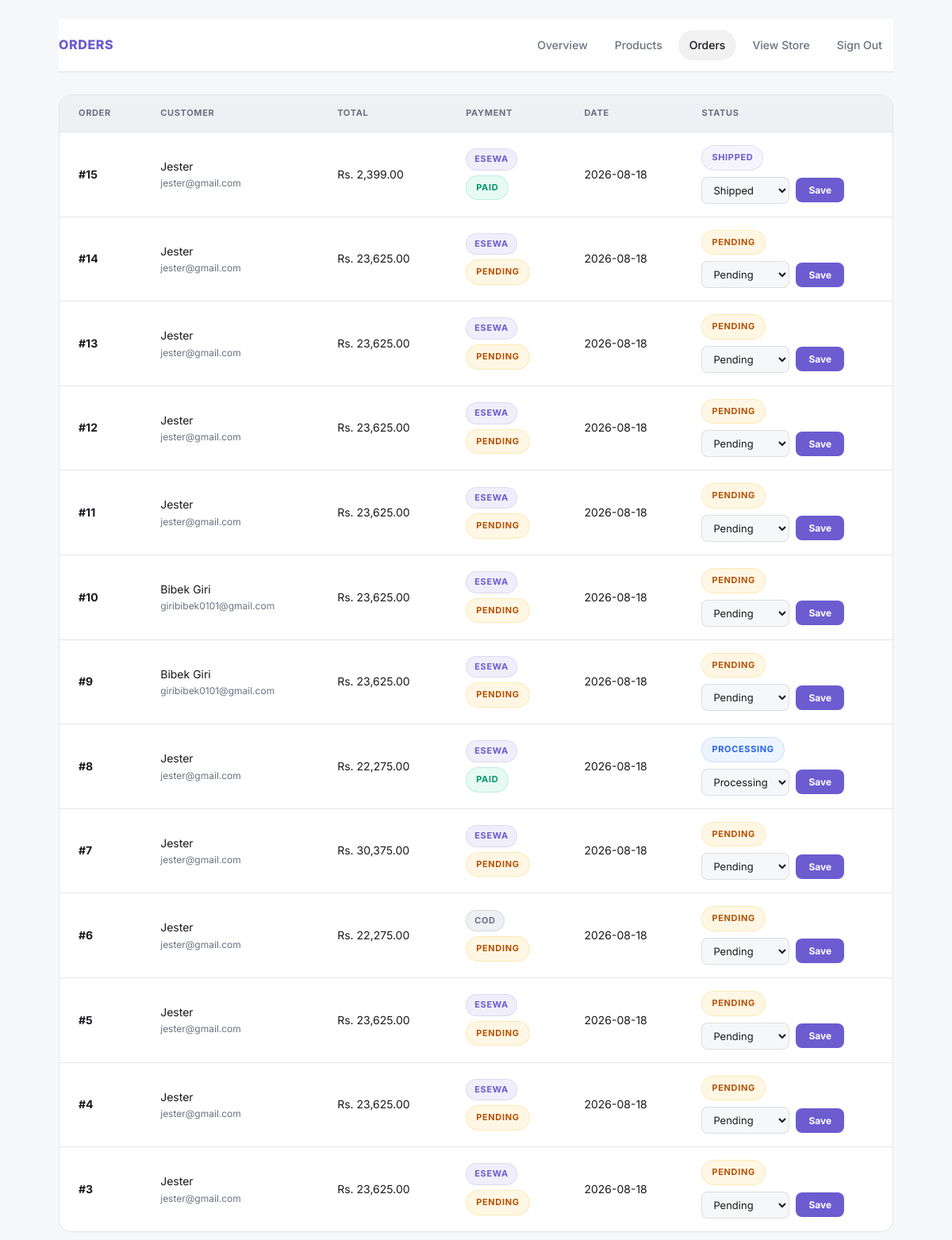
The app's page /admin/orders.php (signed in) with its own data.
### tables this page shows
CREATE TABLE `orders` (
  `id` int(11) NOT NULL,
  `user_id` int(11) DEFAULT NULL,
  `full_name` varchar(100) NOT NULL,
  `phone` varchar(30) NOT NULL,
  `address` text NOT NULL,
  `city` varchar(50) NOT NULL,
  `total_amount` decimal(10,2) NOT NULL DEFAULT 0.00,
  `payment_method` varchar(20) DEFAULT 'esewa',
  `payment_status` enum('pending','completed','failed') DEFAULT 'pending',
  `status` enum('Pending','Processing','Shipped','Completed','Cancelled') DEFAULT 'Pending',
  `transaction_uuid` varchar(100) DEFAULT NULL,
  `esewa_ref_id` varchar(100) DEFAULT NULL,
  `created_at` timestamp NOT NULL DEFAULT current_timestamp()
);

CREATE TABLE `users` (
  `id` int(11) NOT NULL,
  `full_name` varchar(100) NOT NULL,
  `email` varchar(100) NOT NULL,
  `password` varchar(255) NOT NULL,
  `role` enum('user','admin') DEFAULT 'user',
  `created_at` timestamp NOT NULL DEFAULT current_timestamp()
);

### config/db.php (called while the page is built, shortened)
<?php
function format_price($amount) {
    return 'Rs. ' . number_format((float)$amount, 2);
}

### admin/orders.php (the view, shortened to what this page needs)
<?php
require_once '../config/db.php';
$stmt = $pdo->query("
    SELECT o.*, u.full_name, u.email
    FROM orders o
    JOIN users u ON o.user_id = u.id
    ORDER BY o.created_at DESC
");
$orders = $stmt->fetchAll();
?>
<!DOCTYPE html>
<html lang="en">
<head>
<link rel="stylesheet" href="../assets/css/style.css?v=11">
</head>
<body>
<div class="admin-container">
    <header class="admin-header">
        <h1>Orders</h1>
        <nav class="admin-nav">
            <a href="dashboard.php">Overview</a>
            <a href="products.php">Products</a>
            <a href="orders.php" class="active">Orders</a>
            <a href="../index.php">View Store</a>
            <a href="../logout.php">Sign Out</a>
        </nav>
    </header>
    <div class="table-card">
        <table>
            <thead>
                <tr>
                    <th>Order</th>
                    <th>Customer</th>
                    <th>Total</th>
                    <th>Payment</th>
                    <th>Date</th>
                    <th>Status</th>
                </tr>
            </thead>
            <tbody>
                <?php foreach ($orders as $order):
                    $pay_method = strtolower($order['payment_method'] ?? '');
                    $pay_state  = strtolower($order['payment_status'] ?? 'pending');
                    $pay_class  = 'status-pending';
                    $pay_label  = 'Pending';
                    if ($pay_state === 'completed') { $pay_class = 'status-completed'; $pay_label = 'Paid'; }
                    elseif ($pay_state === 'failed') { $pay_class = 'status-cancelled'; $pay_label = 'Failed'; }
                ?>
                    <tr id="order-<?= $order['id'] ?>">
                        <td><strong>#<?= $order['id'] ?></strong></td>
                        <td>
                            <div><?= htmlspecialchars($order['full_name']) ?></div>
                            <div class="admin-sub"><?= htmlspecialchars($order['email']) ?></div>
                        </td>
                        <td><?= format_price($order['total_amount']) ?></td>
                        <td>
                            <div class="pay-cell">
                                <span class="chip <?= $pay_method === 'cod' ? 'chip-cod' : 'chip-esewa' ?>">
                                    <?= $pay_method === 'cod' ? 'COD' : 'eSewa' ?>
                                </span>
                                <span class="badge-status <?= $pay_class ?>"><?= $pay_label ?></span>
                            </div>
                        </td>
                        <td><?= date('Y-m-d', strtotime($order['created_at'])) ?></td>
                        <td>
                            <div class="status-cell">
                                <span class="badge-status status-<?= strtolower($order['status']) ?>">
                                    <?= htmlspecialchars($order['status']) ?>
                                </span>
                                <form action="orders.php" method="POST" class="form-inline">
                                    <select name="status">
                                        <?php foreach (['Pending', 'Processing', 'Shipped', 'Completed', 'Cancelled'] as $st): ?>
                                            <option value="<?= $st ?>" <?= $order['status'] === $st ? 'selected' : '' ?>><?= $st ?></option>
                                        <?php endforeach; ?>
                                    </select>
                                    <button type="submit" name="update_status" class="btn-update">Save</button>
                                </form>
                            </div>
                        </td>
                    </tr>
                <?php endforeach; ?>
            </tbody>
        </table>
    </div>
</div>
</body>
</html>

### records on screen
orders: id "15", user.full_name "Jester", user.email "jester@gmail.com", total_amount "Rs. 2,399.00", payment_method "ESEWA", payment_status "PAID", created_at "2026-08-18", status "SHIPPED", status "Shipped"
orders: id "14", user.full_name "Jester", user.email "jester@gmail.com", total_amount "Rs. 23,625.00", payment_method "ESEWA", pay_label "PENDING", created_at "2026-08-18", status "PENDING", status "Pending"
orders: id "13", user.full_name "Jester", user.email "jester@gmail.com", total_amount "Rs. 23,625.00", payment_method "ESEWA", pay_label "PENDING", created_at "2026-08-18", status "PENDING", status "Pending"
orders: id "12", user.full_name "Jester", user.email "jester@gmail.com", total_amount "Rs. 23,625.00", payment_method "ESEWA", pay_label "PENDING", created_at "2026-08-18", status "PENDING", status "Pending"
orders: id "11", user.full_name "Jester", user.email "jester@gmail.com", total_amount "Rs. 23,625.00", payment_method "ESEWA", pay_label "PENDING", created_at "2026-08-18", status "PENDING", status "Pending"
orders: id "10", user.full_name "Bibek Giri", user.email "giribibek0101@gmail.com", total_amount "Rs. 23,625.00", payment_method "ESEWA", pay_label "PENDING", created_at "2026-08-18", status "PENDING", status "Pending"
orders: id "9", user.full_name "Bibek Giri", user.email "giribibek0101@gmail.com", total_amount "Rs. 23,625.00", payment_method "ESEWA", pay_label "PENDING", created_at "2026-08-18", status "PENDING", status "Pending"
orders: id "8", user.full_name "Jester", user.email "jester@gmail.com", total_amount "Rs. 22,275.00", payment_method "ESEWA", payment_status "PAID", created_at "2026-08-18", status "PROCESSING", status "Processing"
orders: id "7", user.full_name "Jester", user.email "jester@gmail.com", total_amount "Rs. 30,375.00", payment_method "ESEWA", pay_label "PENDING", created_at "2026-08-18", status "PENDING", status "Pending"
orders: id "6", user.full_name "Jester", user.email "jester@gmail.com", total_amount "Rs. 22,275.00", payment_method "COD", pay_label "PENDING", created_at "2026-08-18", status "PENDING", status "Pending"
orders: id "5", user.full_name "Jester", user.email "jester@gmail.com", total_amount "Rs. 23,625.00", payment_method "ESEWA", pay_label "PENDING", created_at "2026-08-18", status "PENDING", status "Pending"
orders: id "4", user.full_name "Jester", user.email "jester@gmail.com", total_amount "Rs. 23,625.00", payment_method "ESEWA", pay_label "PENDING", created_at "2026-08-18", status "PENDING", status "Pending"
orders: id "3", user.full_name "Jester", user.email "jester@gmail.com", total_amount "Rs. 23,625.00", payment_method "ESEWA", pay_label "PENDING", created_at "2026-08-18", status "PENDING", status "Pending"
